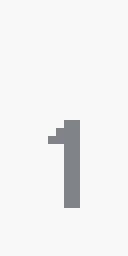
#> input picture original/0022-16x32.bmp, 16 x 32 px (shown 8 times larger); its folder holds only this picture in this run
$ python script.py --input ../original/0022-16x32.bmp
#> lines starting #> are read from the running program, lines starting #| are printed output that depends on the picture
#> in process, img is the input picture: PIL image 16x32 RGB; mean R, G, B 242.1, 242.3, 242.5
### tools/__init__.py
from .original import get_original_files
from .color_processing import _COLOR
from typing import Tuple
from argparse import ArgumentParser
import colorsys

def _color_int_to_float(color: _COLOR) -> Tuple[float,float,float]:
    return tuple(map(lambda v: v/0xff, color))

def _color_float_to_int(color: Tuple[float,float,float]) -> _COLOR:
    return tuple(map(lambda v: int(v*0xff), color))

# [27 lines left out: functions rgb_to_hsv, hue_rotate, invert_color, not called in this run]

def get_argparse():
    parser = ArgumentParser()
    parser.add_argument("-f", "--fast", action="store_false", help="significantly faster processing by skiping compression step")
    parser.add_argument("-i", "--input", help="specify to only process listed file")
    return parser

### tools/color_processing.py
from typing import Callable, Tuple, Optional
from pathlib import Path
from PIL import Image
import numpy as np
from subprocess import run
import tempfile
import io

IGNORE_COLOR = (0xff, 0x00, 0xff)
GIMP_CALL = ["flatpak", "run", "org.gimp.GIMP"]
MASK_FOLDER = Path(__file__).resolve().parent / "../_masks"
IMAGE_DPI = (37.8, 37.8)

_COLOR = Tuple[int,int,int]

# [41 lines left out: functions apply_mask, apply_mask_from_dir, process_color, not called in this run]

def _do_im_processing(b: bytes) -> bytes:
    """
    Use gimp to compress bmp file as pillow doesn't
    support RLE compression for storage. Additionally
    make sure that we're BMP3 compliant.

    !requires GIMP >v2.10.30 but below v2.99 for
    file-bmp-save2 cmd

    on the choice of GIMP:
        I've tried quite a few things to get the image
        size as small as possible. As we're heavily
        restricted by the available flash, it's an
        important metric to optimize for.

        Sadly the obvious choice of imagemagick doesn't
        work here as their bmp files are anything but
        optimized towards size.
    """

    with tempfile.TemporaryDirectory() as folder:
        in_file = folder + "/in.bmp"
        out_file = folder + "/out.bmp"

        batch_script = f"""
        (let*
          (
            (i (car (file-bmp-load 1 "{in_file}" "-")))
            (d (car (gimp-image-get-active-drawable i)))
          )
          (file-bmp-save2 1 i d "{out_file}" "" 1 1 3)
        )
        """

        with open(in_file, "wb") as fp:
            fp.write(b)

        proc = run(
            [
                *GIMP_CALL,         # our gimp executable
                "-i",               # don't run in interactive mode
                "-d", "-f", "-s",   # don't load brushed, data & co
                "-b", batch_script, # first batch command
                "-b", "(gimp-quit 0)"
            ],
            capture_output=True
        )
        if proc.returncode != 0:
            print(f"GIMP failed to execute")
            print(f"- Return code: {proc.returncode}")
            print(f"- stderr: {proc.stderr}")
            raise Exception("GIMP error")

        with open(out_file, "rb") as fp:
            return fp.read()

def _img_to_bytes(img: Image.Image) -> bytes:
    """
    Convert image into a bytes object
    """
    # store in bytes
    b = io.BytesIO()
    img.info["dpi"] = IMAGE_DPI
    img.save(b, filename="", format="bmp")
    return b.getvalue()

def _img_to_bytes_palette(img: Image.Image) -> bytes:
    """
    Convert image into bytes using a palette
    which is automatically generated.
    """
    # set a palette again
    img = img.convert('P', palette=Image.Palette.ADAPTIVE)
    return _img_to_bytes(img)

def _img_to_bytes_direct(img: Image.Image) -> bytes:
    """
    Convert image into bytes using the BMP direct
    mode, without a peltte
    """
    # set direct mode (remove palette if necessary)
    img = img.convert("RGB")
    return _img_to_bytes(img)


def save_optimized_file(img: Image.Image, output: str | Path, compress: bool = True):
    """
    Save a bmp file and choose the smallest possible version (palette
    vs. direct). This is important as the bitmaps need to fit into the
    storage space.

    @param compress If True, compress image using the compression pipeline.
                    This can take a lot longer.
    """
    # generate with and without palette to see which is smaller
    b_palette = _img_to_bytes_palette(img)
    b_direct = _img_to_bytes_direct(img)

    # choose smallest
    data = b_palette if len(b_palette) < len(b_direct) else b_direct
    if compress:
        data = _do_im_processing(data)

    print(f"Writing {len(data)} bytes (palette < direct: {len(b_palette) < len(b_direct)})")
    with open(output, "wb") as fp:
        fp.write(data)

# [26 lines left out: function file_process_color, not called in this run]

### identify/script.py
"""
Debugging theme that can be used to identify components on the UI.

Each image will get a 3-digit number and color combination overlay,
which helps uniquly identifying which image index is used where.

This is really helpful, as there are like at least 3 versions of the
same blank background in the table and each serves a different purpose.

!warning: Don't use it for too long. It's almost painful to look at.
"""
import sys, pathlib

from PIL import Image, ImageDraw, ImageFont, ImageColor
cur_folder = pathlib.Path(__file__).resolve().parent
sys.path.append(str(cur_folder.parent))

import tools.color_processing as cp
from tools import get_argparse, get_original_files

args = get_argparse().parse_args()

COLOR_CODES = ["red", "lime", "orchid", "green", "fuchsia", "blue", "turquoise"]

def draw_id_pattern(img: Image.Image, id: int):
    """
    Draws the identifying pattern on the image.
    The pattern consists of repeating tiles of the three-digit
    table index number and to allow better seperation of elements,
    the code is written using a color choosen by its index and
    the above COLOR_CODES table.
    """
#> called with id = 22
    txt = Image.new("RGBA", img.size[::-1], (0,0,0,0))
#> txt: PIL image 32x16 RGBA; every value is 0

    label = f"{id:03}"
    color = (*ImageColor.getrgb(COLOR_CODES[id % len(COLOR_CODES)]), int(0.8*255))

    d = ImageDraw.Draw(txt)
    bounding_box = d.textbbox((0,0), label)
#> bounding_box = (0, 2, 18, 10)

    t_width = bounding_box[2] - bounding_box[0]
#> t_width = 18
    t_height = bounding_box[3] - bounding_box[1]
#> t_height = 8

    for x in range(0, txt.width, t_width + 5):
        for y in range(0, txt.height, t_height + 2):
            d.text((x,y), f"{id:03}", fill=color, align="center")

    txt = txt.rotate(90, expand=True)
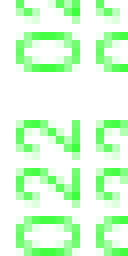
#> txt: PIL image 16x32 RGBA (shown 8 times larger); mean R, G, B, A 0, 106.1, 0, 38.4; transparent parts drawn white

    return Image.alpha_composite(img.convert("RGBA"), txt).convert("RGB")
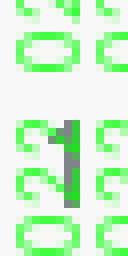
#> returned value: PIL image 16x32 RGB (shown 8 times larger); mean R, G, B 206.7, 245.2, 207

def process(in_f: pathlib.Path):
    print(f"Processing {in_f.stem}")
    out_f = cur_folder / in_f.name

    img = Image.open(in_f).convert("RGB")

    i_id =int(in_f.stem[:4])
    img = draw_id_pattern(img, i_id)

    cp.save_optimized_file(img, out_f, args.fast)
#> (the call stopped at in _do_im_processing, `proc = run( [ *GIMP_CALL,         # our gimp executable "-i",         ..`: subprocess is not available in this run)

if args.input is None:
    for in_f in get_original_files():
        process(in_f)
else:
    process(pathlib.Path(args.input))
